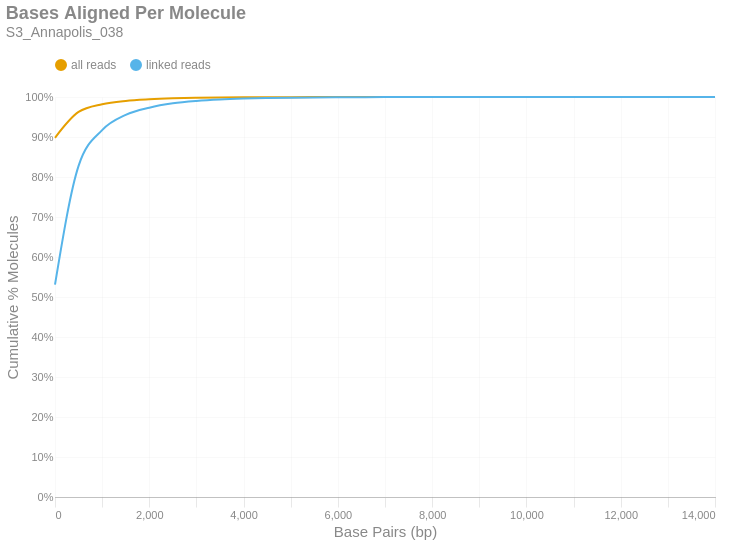

This figure's notebook cell:
### Markdown cell above
### Bases Aligned Per Molecule
This is a cumulative frequency distribution showing the number of base pairs aligned per unique molecule. These data are shown in 500 bp bins. There are two distributions: one with `all reads` (yellow) and another with only `linked reads` (blue). The percent of molecules in the `linked reads` distribution is relative to the total number of linked molecules.

### Code cell
if SKIPLR:
    print_html(f"Skipped")
else:
    binned_df = consolidated_hist(valids['aligned_bp'], mask, 500, True)
    with SafeRender(binned_df):
        (
            density_plot(binned_df, 'Bases Aligned Per Molecule', samplename, 'basesper')
            .encode(
                x=alt.X('bin:Q', title="Base Pairs (bp)").axis(tickMinStep=500).scale(padding=0),
                y=alt.Y('value:Q', title='Cumulative % Molecules')
                    .axis(format='%')
                    .scale(domain = [0,1])
                    .stack(False),
                color=alt.Color("key:N").scale(domain = ["all reads", "linked reads"]),
                tooltip = [
                    alt.Tooltip("key:N", title = "Data Type"),
                    alt.Tooltip("range_label:N", title="Bases Aligned Per Molecule"),
                    alt.Tooltip("value:Q", format = ".2%", title="% Molecules (Cum.)")
                ]
            )
        ).display()

### Figure 1 — Vega-Lite specification as saved in the notebook (floating-point values rounded to 4 significant figures)
{"width": "container", "height": 400, "config": {"title": {"anchor": "start", "dy": -15, "fontSize": 18, "color": "#888888", "subtitleColor": "#888888", "subtitleFontSize": 14}, "arc": {"fill": "#0072B2"}, "axis": {"domainColor": "#888888", "domainWidth": 0.5, "gridWidth": 0.2, "grid": false, "titleFontWeight": 400, "titleFontSize": 15, "labelFontSize": 11, "labelColor": "#888888", "tickColor": "#888888", "tickWidth": 0.2, "titleColor": "#888888"}, "axisBand": {"grid": false}, "axisX": {"grid": true, "tickSize": 10, "domainCap": "round"}, "axisY": {"domain": false, "grid": true, "tickSize": 0, "domainCap": "round"}, "background": "transparent", "header": {"labelFontSize": 15, "labelColor": "#888888", "titleFontSize": 15, "titleFontWeight": 600, "titleColor": "#888888"}, "legend": {"labelFont": "sans-serif", "labelFontSize": 12, "labelColor": "#888888", "symbolSize": 100, "symbolType": "circle", "titleFontSize": 12, "titlePadding": 10, "titleColor": "#888888", "title": null, "orient": "top"}, "range": {"category": ["#E69F00", "#56B4E9", "#009E73", "#F0E442", "#0072B2", "#D55E00", "#CC79A7", "#000000"], "diverging": ["#cfe8f3", "#a2d4ec", "#73bfe2", "#46abdb", "#1696d2", "#12719e"]}, "area": {"fill": "#0072B2", "fillOpacity": 0.7, "line": true, "strokeOpacity": 0.7}, "line": {"color": "#0072B2", "stroke": "#0072B2", "strokeWidth": 2}, "trail": {"color": "#0072B2", "stroke": "#0072B2", "strokeWidth": 0, "size": 1}, "point": {"filled": true, "fillOpacity": 1.0, "size": 95}, "text": {"color": "#888888", "fontSize": 11, "align": "right", "fontWeight": 400, "size": 11}, "bar": {"fill": "#0072B2", "stroke": null}, "view": {"stroke": null, "continuousWidth": 660, "continuousHeight": 400}}, "data": {"name": "data-fd896b42744f95ad1a3ce0ccc584f3cb"}, "mark": {"type": "line", "interpolate": "monotone", "point": {"opacity": 0, "size": 275}}, "encoding": {"color": {"field": "key", "scale": {"domain": ["all reads", "linked reads"]}, "type": "nominal"}, "tooltip": [{"field": "key", "title": "Data Type", "type": "nominal"}, {"field": "range_label", "title": "Bases Aligned Per Molecule", "type": "nominal"}, {"field": "value", "format": ".2%", "title": "% Molecules (Cum.)", "type": "quantitative"}], "x": {"axis": {"tickMinStep": 500}, "field": "bin", "scale": {"padding": 0}, "title": "Base Pairs (bp)", "type": "quantitative"}, "y": {"axis": {"format": "%"}, "field": "value", "scale": {"domain": [0, 1]}, "stack": false, "title": "Cumulative % Molecules", "type": "quantitative"}}, "params": [{"name": "param_c36ac31b6afebe62", "select": {"type": "point", "fields": ["key"]}, "bind": "legend"}], "title": {"text": "Bases Aligned Per Molecule", "subtitle": "S3_Annapolis_038"}, "transform": [{"fold": ["all reads (cumsum)", "linked reads (cumsum)"]}, {"calculate": "replace(datum.key, ' (cumsum)', '')", "as": "key"}, {"filter": {"param": "param_c36ac31b6afebe62"}}], "usermeta": {"embedOptions": {"downloadFileName": "S3_Annapolis_038.basesper"}}, "$schema": "https://vega.github.io/schema/vega-lite/v6.1.0.json", "datasets": {"data-fd896b42744f95ad1a3ce0ccc584f3cb": [{"bin": "0.0", "interval": "0.0-500.0", "all reads": 0.898, "linked reads": 0.5309, "all reads (cumsum)": 0.898, "linked reads (cumsum)": 0.5309, "range_label": "0-499"}, {"bin": "500.0", "interval": "500.0-1000.0", "all reads": 0.06461, "linked reads": 0.297, "all reads (cumsum)": 0.9626, "linked reads (cumsum)": 0.8279, "range_label": "500-999"}, {"bin": "1000.0", "interval": "1000.0-1500.0", "all reads": 0.01939, "linked reads": 0.08929, "all reads (cumsum)": 0.982, "linked reads (cumsum)": 0.9172, "range_label": "1000-1499"}, {"bin": "1500.0", "interval": "1500.0-2000.0", "all reads": 0.008276, "linked reads": 0.03812, "all reads (cumsum)": 0.9903, "linked reads (cumsum)": 0.9553, "range_label": "1500-1999"}, {"bin": "2000.0", "interval": "2000.0-2500.0", "all reads": 0.003919, "linked reads": 0.01805, "all reads (cumsum)": 0.9942, "linked reads (cumsum)": 0.9733, "range_label": "2000-2499"}, {"bin": "2500.0", "interval": "2500.0-3000.0", "all reads": 0.002355, "linked reads": 0.01084, "all reads (cumsum)": 0.9966, "linked reads (cumsum)": 0.9842, "range_label": "2500-2999"}, {"bin": "3000.0", "interval": "3000.0-3500.0", "all reads": 0.001302, "linked reads": 0.005995, "all reads (cumsum)": 0.9979, "linked reads (cumsum)": 0.9902, "range_label": "3000-3499"}, {"bin": "3500.0", "interval": "3500.0-4000.0", "all reads": 0.0007996, "linked reads": 0.003683, "all reads (cumsum)": 0.9987, "linked reads (cumsum)": 0.9939, "range_label": "3500-3999"}, {"bin": "4000.0", "interval": "4000.0-4500.0", "all reads": 0.0004716, "linked reads": 0.002172, "all reads (cumsum)": 0.9991, "linked reads (cumsum)": 0.996, "range_label": "4000-4499"}, {"bin": "4500.0", "interval": "4500.0-5000.0", "all reads": 0.0002895, "linked reads": 0.001333, "all reads (cumsum)": 0.9994, "linked reads (cumsum)": 0.9974, "range_label": "4500-4999"}, {"bin": "5000.0", "interval": "5000.0-5500.0", "all reads": 0.000207, "linked reads": 0.0009532, "all reads (cumsum)": 0.9996, "linked reads (cumsum)": 0.9983, "range_label": "5000-5499"}, {"bin": "5500.0", "interval": "5500.0-6000.0", "all reads": 0.0001323, "linked reads": 0.0006094, "all reads (cumsum)": 0.9998, "linked reads (cumsum)": 0.9989, "range_label": "5500-5999"}, {"bin": "6000.0", "interval": "6000.0-6500.0", "all reads": 7.916e-05, "linked reads": 0.0003646, "all reads (cumsum)": 0.9998, "linked reads (cumsum)": 0.9993, "range_label": "6000-6499"}, {"bin": "6500.0", "interval": "6500.0-7000.0", "all reads": 5.768e-05, "linked reads": 0.0002656, "all reads (cumsum)": 0.9999, "linked reads (cumsum)": 0.9996, "range_label": "6500-6999"}, {"bin": "7000.0", "interval": "7000.0-7500.0", "all reads": 4.75e-05, "linked reads": 0.0002188, "all reads (cumsum)": 1.0, "linked reads (cumsum)": 0.9998, "range_label": "7000-7499"}, {"bin": "7500.0", "interval": "7500.0-8000.0", "all reads": 1.696e-05, "linked reads": 7.813e-05, "all reads (cumsum)": 1.0, "linked reads (cumsum)": 0.9999, "range_label": "7500-7999"}, {"bin": "8000.0", "interval": "8000.0-8500.0", "all reads": 1.131e-05, "linked reads": 5.209e-05, "all reads (cumsum)": 1.0, "linked reads (cumsum)": 0.9999, "range_label": "8000-8499"}, {"bin": "8500.0", "interval": "8500.0-9000.0", "all reads": 6.786e-06, "linked reads": 3.125e-05, "all reads (cumsum)": 1.0, "linked reads (cumsum)": 0.9999, "range_label": "8500-8999"}, {"bin": "9000.0", "interval": "9000.0-9500.0", "all reads": 4.524e-06, "linked reads": 2.084e-05, "all reads (cumsum)": 1.0, "linked reads (cumsum)": 1.0, "range_label": "9000-9499"}, {"bin": "9500.0", "interval": "9500.0-10000.0", "all reads": 2.262e-06, "linked reads": 1.042e-05, "all reads (cumsum)": 1.0, "linked reads (cumsum)": 1.0, "range_label": "9500-9999"}, {"bin": "10000.0", "interval": "10000.0-10500.0", "all reads": 1.131e-06, "linked reads": 5.209e-06, "all reads (cumsum)": 1.0, "linked reads (cumsum)": 1.0, "range_label": "10000-10499"}, {"bin": "10500.0", "interval": "10500.0-11000.0", "all reads": 1.131e-06, "linked reads": 5.209e-06, "all reads (cumsum)": 1.0, "linked reads (cumsum)": 1.0, "range_label": "10500-10999"}, {"bin": "11000.0", "interval": "11000.0-11500.0", "all reads": 1.131e-06, "linked reads": 5.209e-06, "all reads (cumsum)": 1.0, "linked reads (cumsum)": 1.0, "range_label": "11000-11499"}, {"bin": "11500.0", "interval": "11500.0-12000.0", "all reads": 0.0, "linked reads": 0.0, "all reads (cumsum)": 1.0, "linked reads (cumsum)": 1.0, "range_label": "11500-11999"}, {"bin": "12000.0", "interval": "12000.0-12500.0", "all reads": 1.131e-06, "linked reads": 5.209e-06, "all reads (cumsum)": 1.0, "linked reads (cumsum)": 1.0, "range_label": "12000-12499"}, {"bin": "12500.0", "interval": "12500.0-13000.0", "all reads": 0.0, "linked reads": 0.0, "all reads (cumsum)": 1.0, "linked reads (cumsum)": 1.0, "range_label": "12500-12999"}, {"bin": "13000.0", "interval": "13000.0-13500.0", "all reads": 1.131e-06, "linked reads": 5.209e-06, "all reads (cumsum)": 1.0, "linked reads (cumsum)": 1.0, "range_label": "13000-13499"}, {"bin": "13500.0", "interval": "13500.0-14000.0", "all reads": 0.0, "linked reads": 0.0, "all reads (cumsum)": 1.0, "linked reads (cumsum)": 1.0, "range_label": "13500-13999"}, {"bin": "14000.0", "interval": "14000.0-14500.0", "all reads": 1.131e-06, "linked reads": 5.209e-06, "all reads (cumsum)": 1.0, "linked reads (cumsum)": 1.0, "range_label": "14000-14499"}]}}
